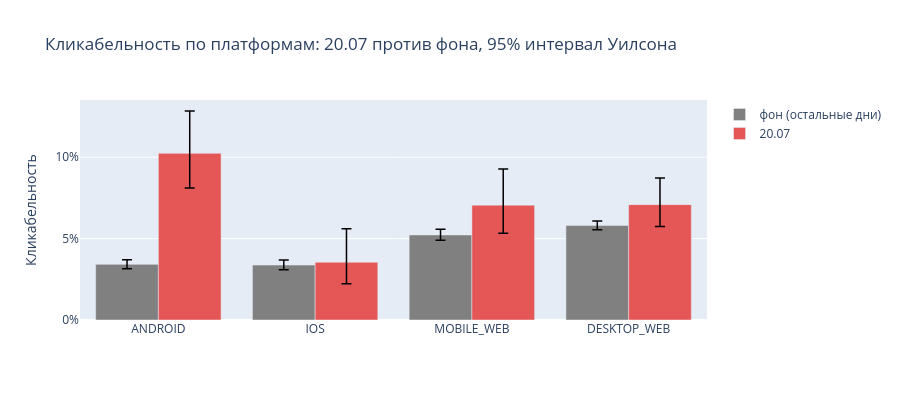

The cell this chart's notebook holds for it:
### Code cell
p = mart[mart["dim"] == "platform"].set_index("grp")
fig = go.Figure()
for suf, color, label in (("base", "grey", "фон (остальные дни)"), ("0720", "#E45756", "20.07")):
    v, lo, hi = p["ctr_" + suf], p["ctr_" + suf + "_lo"], p["ctr_" + suf + "_hi"]
    fig.add_trace(go.Bar(
        x=p.index, y=v, name=label, marker_color=color,
        error_y=dict(type="data", symmetric=False, array=hi - v, arrayminus=v - lo, color="black", thickness=1.5, width=5),
        customdata=np.column_stack([100 * v, 100 * lo, 100 * hi]),
        hovertemplate="%{x}<br>Среднее: %{customdata[0]:.2f}%<br>95% ДИ: [%{customdata[1]:.2f}%; %{customdata[2]:.2f}%]<extra>" + label + "</extra>",
    ))
fig.update_layout(barmode="group", height=400, yaxis_title="Кликабельность", yaxis_tickformat=".0%",
                  title="Кликабельность по платформам: 20.07 против фона, 95% интервал Уилсона")
fig_platform = fig
fig.show()

### Figure 1 — Plotly figure (JSON) as saved in the notebook; plotly's stock layout.template omitted (floating-point values rounded to 4 significant figures)
{"data": [{"customdata": [[3.418, 3.155, 3.702], [3.373, 3.088, 3.683], [5.225, 4.9, 5.57], [5.806, 5.543, 6.081]], "error_y": {"array": [0.002841, 0.003104, 0.003454, 0.002749], "arrayminus": [0.00263, 0.002851, 0.003251, 0.002632], "color": "black", "symmetric": false, "thickness": 1.5, "type": "data", "width": 5}, "hovertemplate": "%{x}<br>Среднее: %{customdata[0]:.2f}%<br>95% ДИ: [%{customdata[1]:.2f}%; %{customdata[2]:.2f}%]<extra>фон (остальные дни)</extra>", "marker": {"color": "grey"}, "name": "фон (остальные дни)", "type": "bar", "x": ["ANDROID", "IOS", "MOBILE_WEB", "DESKTOP_WEB"], "y": [0.03418, 0.03373, 0.05225, 0.05806]}, {"customdata": [[10.24, 8.113, 12.84], [3.549, 2.227, 5.61], [7.055, 5.331, 9.283], [7.087, 5.738, 8.722]], "error_y": {"array": [0.02602, 0.02061, 0.02227, 0.01636], "arrayminus": [0.02124, 0.01322, 0.01724, 0.01348], "color": "black", "symmetric": false, "thickness": 1.5, "type": "data", "width": 5}, "hovertemplate": "%{x}<br>Среднее: %{customdata[0]:.2f}%<br>95% ДИ: [%{customdata[1]:.2f}%; %{customdata[2]:.2f}%]<extra>20.07</extra>", "marker": {"color": "#E45756"}, "name": "20.07", "type": "bar", "x": ["ANDROID", "IOS", "MOBILE_WEB", "DESKTOP_WEB"], "y": [0.1024, 0.03549, 0.07055, 0.07087]}], "layout": {"barmode": "group", "height": 400, "title": {"text": "Кликабельность по платформам: 20.07 против фона, 95% интервал Уилсона"}, "yaxis": {"tickformat": ".0%", "title": {"text": "Кликабельность"}}}}
